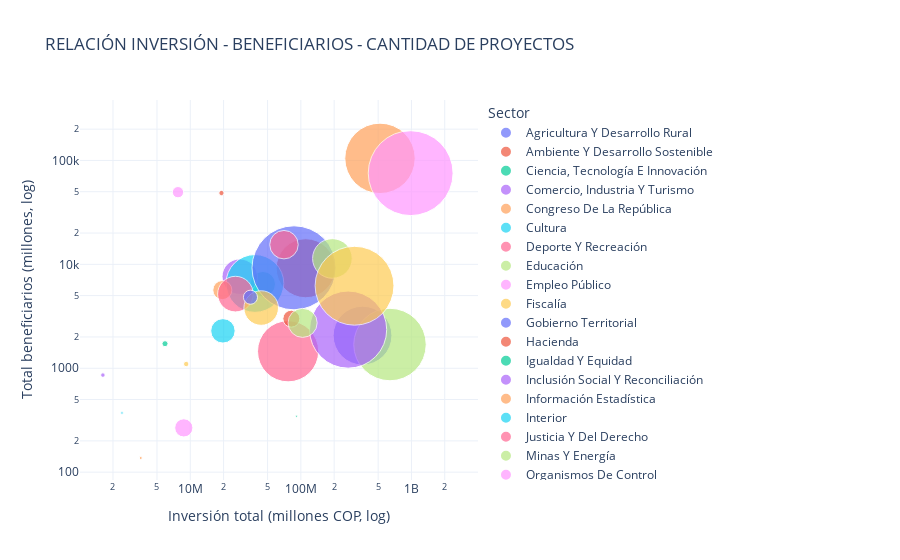

The notebook cell this image was saved under:
### Code cell
import plotly.express as px

# Agrupar y crear el dataframe resumido por sector
Variables_Sector = (
    df.groupby("Sector", as_index=False)
      .agg(
          ValorTotalProyecto_M=("ValorTotalProyecto", lambda x: x.sum() / 1_000_000),
          TotalBeneficiario_M=("TotalBeneficiario", lambda x: x.sum() / 1_000_000),
          CantidadProyectos=("Bpin", "count")
      )
)

# Gráfico burbuja
fig = px.scatter(
    Variables_Sector,
    x="ValorTotalProyecto_M",
    y="TotalBeneficiario_M",
    size="CantidadProyectos",
    color="Sector",
    hover_name="Sector",
    title="RELACIÓN INVERSIÓN - BENEFICIARIOS - CANTIDAD DE PROYECTOS",
    template="plotly_white",
    log_x=True,
    log_y=True,
    size_max=60
)

fig.update_xaxes(title="Inversión total (millones COP, log)")
fig.update_yaxes(title="Total beneficiarios (millones, log)")
fig.show()

### Figure 1 — Plotly figure (JSON) as saved in the notebook; plotly's stock layout.template omitted (floating-point values rounded to 4 significant figures)
{"data": [{"hovertemplate": "<b>%{hovertext}</b><br><br>Sector=Agricultura Y Desarrollo Rural<br>ValorTotalProyecto_M=%{x}<br>TotalBeneficiario_M=%{y}<br>CantidadProyectos=%{marker.size}<extra></extra>", "hovertext": ["Agricultura Y Desarrollo Rural"], "legendgroup": "Agricultura Y Desarrollo Rural", "marker": {"color": "#636efa", "size": [28418], "sizemode": "area", "sizeref": 16.45, "symbol": "circle"}, "mode": "markers", "name": "Agricultura Y Desarrollo Rural", "orientation": "v", "showlegend": true, "type": "scatter", "x": [361100000.0], "xaxis": "x", "y": [2062.0], "yaxis": "y"}, {"hovertemplate": "<b>%{hovertext}</b><br><br>Sector=Ambiente Y Desarrollo Sostenible<br>ValorTotalProyecto_M=%{x}<br>TotalBeneficiario_M=%{y}<br>CantidadProyectos=%{marker.size}<extra></extra>", "hovertext": ["Ambiente Y Desarrollo Sostenible"], "legendgroup": "Ambiente Y Desarrollo Sostenible", "marker": {"color": "#EF553B", "size": [28645], "sizemode": "area", "sizeref": 16.45, "symbol": "circle"}, "mode": "markers", "name": "Ambiente Y Desarrollo Sostenible", "orientation": "v", "showlegend": true, "type": "scatter", "x": [110500000.0], "xaxis": "x", "y": [9173.0], "yaxis": "y"}, {"hovertemplate": "<b>%{hovertext}</b><br><br>Sector=Ciencia, Tecnología E Innovación<br>ValorTotalProyecto_M=%{x}<br>TotalBeneficiario_M=%{y}<br>CantidadProyectos=%{marker.size}<extra></extra>", "hovertext": ["Ciencia, Tecnología E Innovación"], "legendgroup": "Ciencia, Tecnología E Innovación", "marker": {"color": "#00cc96", "size": [5296], "sizemode": "area", "sizeref": 16.45, "symbol": "circle"}, "mode": "markers", "name": "Ciencia, Tecnología E Innovación", "orientation": "v", "showlegend": true, "type": "scatter", "x": [45270000.0], "xaxis": "x", "y": [6450.0], "yaxis": "y"}, {"hovertemplate": "<b>%{hovertext}</b><br><br>Sector=Comercio, Industria Y Turismo<br>ValorTotalProyecto_M=%{x}<br>TotalBeneficiario_M=%{y}<br>CantidadProyectos=%{marker.size}<extra></extra>", "hovertext": ["Comercio, Industria Y Turismo"], "legendgroup": "Comercio, Industria Y Turismo", "marker": {"color": "#ab63fa", "size": [10354], "sizemode": "area", "sizeref": 16.45, "symbol": "circle"}, "mode": "markers", "name": "Comercio, Industria Y Turismo", "orientation": "v", "showlegend": true, "type": "scatter", "x": [28010000.0], "xaxis": "x", "y": [7604.0], "yaxis": "y"}, {"hovertemplate": "<b>%{hovertext}</b><br><br>Sector=Congreso De La República<br>ValorTotalProyecto_M=%{x}<br>TotalBeneficiario_M=%{y}<br>CantidadProyectos=%{marker.size}<extra></extra>", "hovertext": ["Congreso De La República"], "legendgroup": "Congreso De La República", "marker": {"color": "#FFA15A", "size": [73], "sizemode": "area", "sizeref": 16.45, "symbol": "circle"}, "mode": "markers", "name": "Congreso De La República", "orientation": "v", "showlegend": true, "type": "scatter", "x": [3567000.0], "xaxis": "x", "y": [136.9], "yaxis": "y"}, {"hovertemplate": "<b>%{hovertext}</b><br><br>Sector=Cultura<br>ValorTotalProyecto_M=%{x}<br>TotalBeneficiario_M=%{y}<br>CantidadProyectos=%{marker.size}<extra></extra>", "hovertext": ["Cultura"], "legendgroup": "Cultura", "marker": {"color": "#19d3f3", "size": [27460], "sizemode": "area", "sizeref": 16.45, "symbol": "circle"}, "mode": "markers", "name": "Cultura", "orientation": "v", "showlegend": true, "type": "scatter", "x": [38410000.0], "xaxis": "x", "y": [6548.0], "yaxis": "y"}, {"hovertemplate": "<b>%{hovertext}</b><br><br>Sector=Deporte Y Recreación<br>ValorTotalProyecto_M=%{x}<br>TotalBeneficiario_M=%{y}<br>CantidadProyectos=%{marker.size}<extra></extra>", "hovertext": ["Deporte Y Recreación"], "legendgroup": "Deporte Y Recreación", "marker": {"color": "#FF6692", "size": [30767], "sizemode": "area", "sizeref": 16.45, "symbol": "circle"}, "mode": "markers", "name": "Deporte Y Recreación", "orientation": "v", "showlegend": true, "type": "scatter", "x": [76660000.0], "xaxis": "x", "y": [1457.0], "yaxis": "y"}, {"hovertemplate": "<b>%{hovertext}</b><br><br>Sector=Educación<br>ValorTotalProyecto_M=%{x}<br>TotalBeneficiario_M=%{y}<br>CantidadProyectos=%{marker.size}<extra></extra>", "hovertext": ["Educación"], "legendgroup": "Educación", "marker": {"color": "#B6E880", "size": [43179], "sizemode": "area", "sizeref": 16.45, "symbol": "circle"}, "mode": "markers", "name": "Educación", "orientation": "v", "showlegend": true, "type": "scatter", "x": [639700000.0], "xaxis": "x", "y": [1691.0], "yaxis": "y"}, {"hovertemplate": "<b>%{hovertext}</b><br><br>Sector=Empleo Público<br>ValorTotalProyecto_M=%{x}<br>TotalBeneficiario_M=%{y}<br>CantidadProyectos=%{marker.size}<extra></extra>", "hovertext": ["Empleo Público"], "legendgroup": "Empleo Público", "marker": {"color": "#FF97FF", "size": [2730], "sizemode": "area", "sizeref": 16.45, "symbol": "circle"}, "mode": "markers", "name": "Empleo Público", "orientation": "v", "showlegend": true, "type": "scatter", "x": [8737000.0], "xaxis": "x", "y": [266.8], "yaxis": "y"}, {"hovertemplate": "<b>%{hovertext}</b><br><br>Sector=Fiscalía<br>ValorTotalProyecto_M=%{x}<br>TotalBeneficiario_M=%{y}<br>CantidadProyectos=%{marker.size}<extra></extra>", "hovertext": ["Fiscalía"], "legendgroup": "Fiscalía", "marker": {"color": "#FECB52", "size": [239], "sizemode": "area", "sizeref": 16.45, "symbol": "circle"}, "mode": "markers", "name": "Fiscalía", "orientation": "v", "showlegend": true, "type": "scatter", "x": [9185000.0], "xaxis": "x", "y": [1098.0], "yaxis": "y"}, {"hovertemplate": "<b>%{hovertext}</b><br><br>Sector=Gobierno Territorial<br>ValorTotalProyecto_M=%{x}<br>TotalBeneficiario_M=%{y}<br>CantidadProyectos=%{marker.size}<extra></extra>", "hovertext": ["Gobierno Territorial"], "legendgroup": "Gobierno Territorial", "marker": {"color": "#636efa", "size": [58100], "sizemode": "area", "sizeref": 16.45, "symbol": "circle"}, "mode": "markers", "name": "Gobierno Territorial", "orientation": "v", "showlegend": true, "type": "scatter", "x": [86700000.0], "xaxis": "x", "y": [9256.0], "yaxis": "y"}, {"hovertemplate": "<b>%{hovertext}</b><br><br>Sector=Hacienda<br>ValorTotalProyecto_M=%{x}<br>TotalBeneficiario_M=%{y}<br>CantidadProyectos=%{marker.size}<extra></extra>", "hovertext": ["Hacienda"], "legendgroup": "Hacienda", "marker": {"color": "#EF553B", "size": [2370], "sizemode": "area", "sizeref": 16.45, "symbol": "circle"}, "mode": "markers", "name": "Hacienda", "orientation": "v", "showlegend": true, "type": "scatter", "x": [81990000.0], "xaxis": "x", "y": [2999.0], "yaxis": "y"}, {"hovertemplate": "<b>%{hovertext}</b><br><br>Sector=Igualdad Y Equidad<br>ValorTotalProyecto_M=%{x}<br>TotalBeneficiario_M=%{y}<br>CantidadProyectos=%{marker.size}<extra></extra>", "hovertext": ["Igualdad Y Equidad"], "legendgroup": "Igualdad Y Equidad", "marker": {"color": "#00cc96", "size": [36], "sizemode": "area", "sizeref": 16.45, "symbol": "circle"}, "mode": "markers", "name": "Igualdad Y Equidad", "orientation": "v", "showlegend": true, "type": "scatter", "x": [91290000.0], "xaxis": "x", "y": [345.5], "yaxis": "y"}, {"hovertemplate": "<b>%{hovertext}</b><br><br>Sector=Inclusión Social Y Reconciliación<br>ValorTotalProyecto_M=%{x}<br>TotalBeneficiario_M=%{y}<br>CantidadProyectos=%{marker.size}<extra></extra>", "hovertext": ["Inclusión Social Y Reconciliación"], "legendgroup": "Inclusión Social Y Reconciliación", "marker": {"color": "#ab63fa", "size": [48944], "sizemode": "area", "sizeref": 16.45, "symbol": "circle"}, "mode": "markers", "name": "Inclusión Social Y Reconciliación", "orientation": "v", "showlegend": true, "type": "scatter", "x": [267600000.0], "xaxis": "x", "y": [2355.0], "yaxis": "y"}, {"hovertemplate": "<b>%{hovertext}</b><br><br>Sector=Información Estadística<br>ValorTotalProyecto_M=%{x}<br>TotalBeneficiario_M=%{y}<br>CantidadProyectos=%{marker.size}<extra></extra>", "hovertext": ["Información Estadística"], "legendgroup": "Información Estadística", "marker": {"color": "#FFA15A", "size": [2996], "sizemode": "area", "sizeref": 16.45, "symbol": "circle"}, "mode": "markers", "name": "Información Estadística", "orientation": "v", "showlegend": true, "type": "scatter", "x": [19480000.0], "xaxis": "x", "y": [5651.0], "yaxis": "y"}, {"hovertemplate": "<b>%{hovertext}</b><br><br>Sector=Interior<br>ValorTotalProyecto_M=%{x}<br>TotalBeneficiario_M=%{y}<br>CantidadProyectos=%{marker.size}<extra></extra>", "hovertext": ["Interior"], "legendgroup": "Interior", "marker": {"color": "#19d3f3", "size": [4903], "sizemode": "area", "sizeref": 16.45, "symbol": "circle"}, "mode": "markers", "name": "Interior", "orientation": "v", "showlegend": true, "type": "scatter", "x": [19740000.0], "xaxis": "x", "y": [2290.0], "yaxis": "y"}, {"hovertemplate": "<b>%{hovertext}</b><br><br>Sector=Justicia Y Del Derecho<br>ValorTotalProyecto_M=%{x}<br>TotalBeneficiario_M=%{y}<br>CantidadProyectos=%{marker.size}<extra></extra>", "hovertext": ["Justicia Y Del Derecho"], "legendgroup": "Justicia Y Del Derecho", "marker": {"color": "#FF6692", "size": [10436], "sizemode": "area", "sizeref": 16.45, "symbol": "circle"}, "mode": "markers", "name": "Justicia Y Del Derecho", "orientation": "v", "showlegend": true, "type": "scatter", "x": [25590000.0], "xaxis": "x", "y": [5170.0], "yaxis": "y"}, {"hovertemplate": "<b>%{hovertext}</b><br><br>Sector=Minas Y Energía<br>ValorTotalProyecto_M=%{x}<br>TotalBeneficiario_M=%{y}<br>CantidadProyectos=%{marker.size}<extra></extra>", "hovertext": ["Minas Y Energía"], "legendgroup": "Minas Y Energía", "marker": {"color": "#B6E880", "size": [12915], "sizemode": "area", "sizeref": 16.45, "symbol": "circle"}, "mode": "markers", "name": "Minas Y Energía", "orientation": "v", "showlegend": true, "type": "scatter", "x": [192800000.0], "xaxis": "x", "y": [11390.0], "yaxis": "y"}, {"hovertemplate": "<b>%{hovertext}</b><br><br>Sector=Organismos De Control<br>ValorTotalProyecto_M=%{x}<br>TotalBeneficiario_M=%{y}<br>CantidadProyectos=%{marker.size}<extra></extra>", "hovertext": ["Organismos De Control"], "legendgroup": "Organismos De Control", "marker": {"color": "#FF97FF", "size": [1052], "sizemode": "area", "sizeref": 16.45, "symbol": "circle"}, "mode": "markers", "name": "Organismos De Control", "orientation": "v", "showlegend": true, "type": "scatter", "x": [7740000.0], "xaxis": "x", "y": [49490.0], "yaxis": "y"}, {"hovertemplate": "<b>%{hovertext}</b><br><br>Sector=Planeación<br>ValorTotalProyecto_M=%{x}<br>TotalBeneficiario_M=%{y}<br>CantidadProyectos=%{marker.size}<extra></extra>", "hovertext": ["Planeación"], "legendgroup": "Planeación", "marker": {"color": "#FECB52", "size": [9828], "sizemode": "area", "sizeref": 16.45, "symbol": "circle"}, "mode": "markers", "name": "Planeación", "orientation": "v", "showlegend": true, "type": "scatter", "x": [43770000.0], "xaxis": "x", "y": [3799.0], "yaxis": "y"}, {"hovertemplate": "<b>%{hovertext}</b><br><br>Sector=Presidencia De La República<br>ValorTotalProyecto_M=%{x}<br>TotalBeneficiario_M=%{y}<br>CantidadProyectos=%{marker.size}<extra></extra>", "hovertext": ["Presidencia De La República"], "legendgroup": "Presidencia De La República", "marker": {"color": "#636efa", "size": [1638], "sizemode": "area", "sizeref": 16.45, "symbol": "circle"}, "mode": "markers", "name": "Presidencia De La República", "orientation": "v", "showlegend": true, "type": "scatter", "x": [35020000.0], "xaxis": "x", "y": [4826.0], "yaxis": "y"}, {"hovertemplate": "<b>%{hovertext}</b><br><br>Sector=Rama Judicial<br>ValorTotalProyecto_M=%{x}<br>TotalBeneficiario_M=%{y}<br>CantidadProyectos=%{marker.size}<extra></extra>", "hovertext": ["Rama Judicial"], "legendgroup": "Rama Judicial", "marker": {"color": "#EF553B", "size": [230], "sizemode": "area", "sizeref": 16.45, "symbol": "circle"}, "mode": "markers", "name": "Rama Judicial", "orientation": "v", "showlegend": true, "type": "scatter", "x": [19140000.0], "xaxis": "x", "y": [48560.0], "yaxis": "y"}, {"hovertemplate": "<b>%{hovertext}</b><br><br>Sector=Registraduría<br>ValorTotalProyecto_M=%{x}<br>TotalBeneficiario_M=%{y}<br>CantidadProyectos=%{marker.size}<extra></extra>", "hovertext": ["Registraduría"], "legendgroup": "Registraduría", "marker": {"color": "#00cc96", "size": [302], "sizemode": "area", "sizeref": 16.45, "symbol": "circle"}, "mode": "markers", "name": "Registraduría", "orientation": "v", "showlegend": true, "type": "scatter", "x": [5909000.0], "xaxis": "x", "y": [1723.0], "yaxis": "y"}, {"hovertemplate": "<b>%{hovertext}</b><br><br>Sector=Relaciones Exteriores<br>ValorTotalProyecto_M=%{x}<br>TotalBeneficiario_M=%{y}<br>CantidadProyectos=%{marker.size}<extra></extra>", "hovertext": ["Relaciones Exteriores"], "legendgroup": "Relaciones Exteriores", "marker": {"color": "#ab63fa", "size": [166], "sizemode": "area", "sizeref": 16.45, "symbol": "circle"}, "mode": "markers", "name": "Relaciones Exteriores", "orientation": "v", "showlegend": true, "type": "scatter", "x": [1621000.0], "xaxis": "x", "y": [859.5], "yaxis": "y"}, {"hovertemplate": "<b>%{hovertext}</b><br><br>Sector=Salud Y Protección Social<br>ValorTotalProyecto_M=%{x}<br>TotalBeneficiario_M=%{y}<br>CantidadProyectos=%{marker.size}<extra></extra>", "hovertext": ["Salud Y Protección Social"], "legendgroup": "Salud Y Protección Social", "marker": {"color": "#FFA15A", "size": [40788], "sizemode": "area", "sizeref": 16.45, "symbol": "circle"}, "mode": "markers", "name": "Salud Y Protección Social", "orientation": "v", "showlegend": true, "type": "scatter", "x": [519500000.0], "xaxis": "x", "y": [104700.0], "yaxis": "y"}, {"hovertemplate": "<b>%{hovertext}</b><br><br>Sector=Sistema Integral De Verdad, Justicia, Reparación Y No Repetición<br>ValorTotalProyecto_M=%{x}<br>TotalBeneficiario_M=%{y}<br>CantidadProyectos=%{marker.size}<extra></extra>", "hovertext": ["Sistema Integral De Verdad, Justicia, Reparación Y No Repetición"], "legendgroup": "Sistema Integral De Verdad, Justicia, Reparación Y No Repetición", "marker": {"color": "#19d3f3", "size": [62], "sizemode": "area", "sizeref": 16.45, "symbol": "circle"}, "mode": "markers", "name": "Sistema Integral De Verdad, Justicia, Reparación Y No Repetición", "orientation": "v", "showlegend": true, "type": "scatter", "x": [2412000.0], "xaxis": "x", "y": [371.2], "yaxis": "y"}, {"hovertemplate": "<b>%{hovertext}</b><br><br>Sector=Tecnologías De La Información Y Las Comunicaciones<br>ValorTotalProyecto_M=%{x}<br>TotalBeneficiario_M=%{y}<br>CantidadProyectos=%{marker.size}<extra></extra>", "hovertext": ["Tecnologías De La Información Y Las Comunicaciones"], "legendgroup": "Tecnologías De La Información Y Las Comunicaciones", "marker": {"color": "#FF6692", "size": [6659], "sizemode": "area", "sizeref": 16.45, "symbol": "circle"}, "mode": "markers", "name": "Tecnologías De La Información Y Las Comunicaciones", "orientation": "v", "showlegend": true, "type": "scatter", "x": [70350000.0], "xaxis": "x", "y": [15460.0], "yaxis": "y"}, {"hovertemplate": "<b>%{hovertext}</b><br><br>Sector=Trabajo<br>ValorTotalProyecto_M=%{x}<br>TotalBeneficiario_M=%{y}<br>CantidadProyectos=%{marker.size}<extra></extra>", "hovertext": ["Trabajo"], "legendgroup": "Trabajo", "marker": {"color": "#B6E880", "size": [6960], "sizemode": "area", "sizeref": 16.45, "symbol": "circle"}, "mode": "markers", "name": "Trabajo", "orientation": "v", "showlegend": true, "type": "scatter", "x": [103700000.0], "xaxis": "x", "y": [2734.0], "yaxis": "y"}, {"hovertemplate": "<b>%{hovertext}</b><br><br>Sector=Transporte<br>ValorTotalProyecto_M=%{x}<br>TotalBeneficiario_M=%{y}<br>CantidadProyectos=%{marker.size}<extra></extra>", "hovertext": ["Transporte"], "legendgroup": "Transporte", "marker": {"color": "#FF97FF", "size": [59225], "sizemode": "area", "sizeref": 16.45, "symbol": "circle"}, "mode": "markers", "name": "Transporte", "orientation": "v", "showlegend": true, "type": "scatter", "x": [983800000.0], "xaxis": "x", "y": [75440.0], "yaxis": "y"}, {"hovertemplate": "<b>%{hovertext}</b><br><br>Sector=Vivienda, Ciudad Y Territorio<br>ValorTotalProyecto_M=%{x}<br>TotalBeneficiario_M=%{y}<br>CantidadProyectos=%{marker.size}<extra></extra>", "hovertext": ["Vivienda, Ciudad Y Territorio"], "legendgroup": "Vivienda, Ciudad Y Territorio", "marker": {"color": "#FECB52", "size": [51156], "sizemode": "area", "sizeref": 16.45, "symbol": "circle"}, "mode": "markers", "name": "Vivienda, Ciudad Y Territorio", "orientation": "v", "showlegend": true, "type": "scatter", "x": [305800000.0], "xaxis": "x", "y": [6224.0], "yaxis": "y"}], "layout": {"legend": {"itemsizing": "constant", "title": {"text": "Sector"}, "tracegroupgap": 0}, "title": {"text": "RELACIÓN INVERSIÓN - BENEFICIARIOS - CANTIDAD DE PROYECTOS"}, "xaxis": {"anchor": "y", "domain": [0, 1], "title": {"text": "Inversión total (millones COP, log)"}, "type": "log"}, "yaxis": {"anchor": "x", "domain": [0, 1], "title": {"text": "Total beneficiarios (millones, log)"}, "type": "log"}}}
